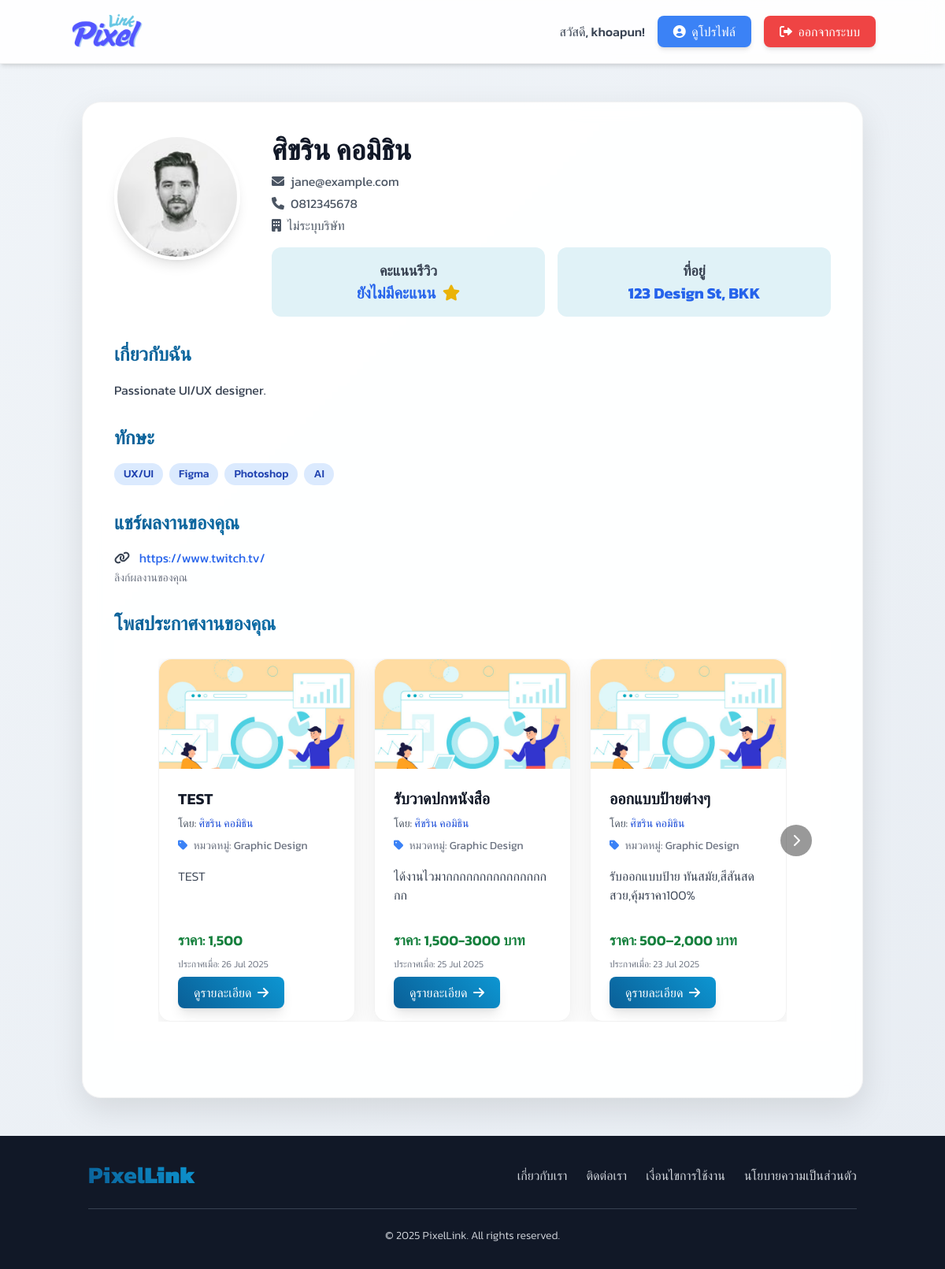
Page /designer/view_profile.php?user_id=2 (signed in) on the committed database.
### tables this page shows
CREATE TABLE `profiles` (
  `profile_id` int(11) NOT NULL,
  `user_id` int(11) NOT NULL,
  `address` text DEFAULT NULL,
  `company_name` varchar(255) DEFAULT NULL,
  `bio` text DEFAULT NULL,
  `portfolio_url` varchar(255) DEFAULT NULL,
  `skills` text DEFAULT NULL,
  `profile_picture_url` varchar(255) DEFAULT NULL
);

CREATE TABLE `users` (
  `user_id` int(11) NOT NULL,
  `username` varchar(50) NOT NULL,
  `password` varchar(255) NOT NULL,
  `email` varchar(100) NOT NULL,
  `first_name` varchar(100) NOT NULL,
  `last_name` varchar(100) NOT NULL,
  `phone_number` varchar(20) NOT NULL,
  `user_type` enum('admin','designer','client') NOT NULL,
  `registration_date` timestamp NOT NULL DEFAULT current_timestamp(),
  `is_approved` tinyint(1) DEFAULT 0,
  `is_active` tinyint(1) DEFAULT 1,
  `last_login` timestamp NULL DEFAULT NULL
);

CREATE TABLE `job_postings` (
  `post_id` int(11) NOT NULL,
  `designer_id` int(11) NOT NULL,
  `title` varchar(255) NOT NULL,
  `description` text DEFAULT NULL,
  `category_id` int(11) DEFAULT NULL,
  `price_range` varchar(100) DEFAULT NULL,
  `posted_date` timestamp NOT NULL DEFAULT current_timestamp(),
  `status` enum('active','inactive','completed') DEFAULT 'active',
  `client_id` int(11) NOT NULL,
  `main_image_id` int(11) DEFAULT NULL
);

CREATE TABLE `job_categories` (
  `category_id` int(11) NOT NULL,
  `category_name` varchar(100) NOT NULL
);

### designer/view_profile.php (the view, shortened to what the rows shown need)
<?php
$servername = "localhost";
$username = "root";
$password = "";
$dbname = "pixellink";
$condb = new mysqli($servername, $username, $password, $dbname);
$condb->set_charset("utf8mb4");
$user_id_to_view = isset($_GET['user_id']) ? intval($_GET['user_id']) : 0;
$profile_data = null;
if ($user_id_to_view > 0) {
    $sql_profile = "SELECT
                        p.address,
                        p.company_name,
                        p.bio AS profile_bio,
                        p.portfolio_url,
                        p.skills,
                        p.profile_picture_url AS profile_pic_from_profiles,
                        u.first_name AS user_first_name,
                        u.last_name AS user_last_name,
                        u.email AS user_email,
                        u.phone_number AS user_tel,
                        u.username AS username_from_users
                    FROM profiles AS p
                    JOIN users AS u ON p.user_id = u.user_id
                    WHERE p.user_id = ?";
    $stmt_profile = $condb->prepare($sql_profile);
    if ($stmt_profile === false) {
        error_log("SQL Prepare Error (profile): " . $condb->error);
        die("เกิดข้อผิดพลาดในการเตรียมคำสั่ง SQL: " . $condb->error);
    } else {
        $stmt_profile->bind_param("i", $user_id_to_view);
        $stmt_profile->execute();
        $result_profile = $stmt_profile->get_result();
        $profile_data = $result_profile->fetch_assoc();
    }
    $job_postings_for_profile = [];
    $sql_job_postings_for_profile = "SELECT
                                jp.post_id,
                                jp.title,
                                jp.description,
                                jp.price_range,
                                jp.posted_date,
                                u.first_name,
                                u.last_name,
                                jc.category_name
                            FROM job_postings AS jp
                            JOIN users AS u ON jp.designer_id = u.user_id
                            LEFT JOIN job_categories AS jc ON jp.category_id = jc.category_id
                            WHERE jp.designer_id = ? AND jp.status = 'active'
                            ORDER BY jp.posted_date DESC";
    $stmt_job_postings_for_profile = $condb->prepare($sql_job_postings_for_profile);
    if ($stmt_job_postings_for_profile === false) {
        error_log("SQL Prepare Error (job_postings_for_profile): " . $condb->error);
    } else {
        $stmt_job_postings_for_profile->bind_param("i", $user_id_to_view);
        $stmt_job_postings_for_profile->execute();
        $result_job_postings_for_profile = $stmt_job_postings_for_profile->get_result();
        $job_postings_for_profile = $result_job_postings_for_profile->fetch_all(MYSQLI_ASSOC);
    }
} else {
    $profile_data = null;
}
$display_name = trim(($profile_data['user_first_name'] ?? '') . ' ' . ($profile_data['user_last_name'] ?? '')) ?: ($profile_data['username_from_users'] ?? 'ไม่ระบุชื่อ');
$display_email = $profile_data['user_email'] ?? 'ไม่ระบุอีเมล';
$display_tel = $profile_data['user_tel'] ?? 'ไม่ระบุเบอร์โทรศัพท์';
$display_rating = 'ยังไม่มีคะแนน';
$display_address = $profile_data['address'] ?? 'ไม่ระบุที่อยู่';
$display_company_name = $profile_data['company_name'] ?? 'ไม่ระบุบริษัท';
$display_bio = $profile_data['profile_bio'] ?? 'ยังไม่มีประวัติ';
$display_portfolio_url = $profile_data['portfolio_url'] ?? null;
$display_skills = $profile_data['skills'] ? explode(',', $profile_data['skills']) : [];
?>
<!DOCTYPE html>
<html lang="th">
<head>
    <script src="https://cdn.tailwindcss.com"></script>
    <link rel="stylesheet" href="https://cdnjs.cloudflare.com/ajax/libs/font-awesome/6.0.0-beta3/css/all.min.css">
</head>
<body class="bg-gray-100 min-h-screen flex flex-col">
    <main class="flex-grow container mx-auto px-4 py-8 md:py-12">
        <?php if (!$profile_data): ?>
            <div class="bg-red-100 border border-red-400 text-red-700 px-4 py-3 rounded-lg relative text-center">
                <span class="block sm:inline">ไม่พบข้อมูลโปรไฟล์สำหรับผู้ใช้งานนี้ หรือรหัสผู้ใช้งานไม่ถูกต้อง</span>
            </div>
        <?php else: ?>
            <div class="profile-card p-6 md:p-10 max-w-full mx-auto">
                <div class="flex flex-col md:flex-row items-center md:items-start gap-6 md:gap-10 mb-8">
                    <div class="flex-shrink-0">
                        <img src="../dist/img/user1-128x128.jpg" alt="รูปโปรไฟล์"
                            class="w-32 h-32 md:w-40 md:h-40 rounded-full object-cover shadow-lg border-4 border-white">
                    </div>
                    <div class="text-center md:text-left flex-grow">
                        <h1 class="text-3xl sm:text-4xl font-bold text-gray-900 mb-2 leading-tight">
                            <?= htmlspecialchars($display_name) ?>
                        </h1>
                        <p class="text-md text-gray-600 mb-1">
                            <i class="fas fa-envelope mr-2"></i><?= htmlspecialchars($display_email) ?>
                        </p>
                        <p class="text-md text-gray-600 mb-1">
                            <i class="fas fa-phone mr-2"></i><?= htmlspecialchars($display_tel) ?>
                        </p>
                        <p class="text-md text-gray-600 mb-4">
                            <i class="fas fa-building mr-2"></i><?= htmlspecialchars($display_company_name) ?>
                        </p>
                        <div class="grid grid-cols-1 sm:grid-cols-2 gap-4">
                            <div class="stat-item">
                                <p class="text-gray-700 font-semibold text-lg">คะแนนรีวิว</p>
                                <p class="text-blue-600 text-xl font-bold"><?= htmlspecialchars($display_rating) ?> <i
                                        class="fas fa-star text-yellow-500 ml-1"></i></p>
                            </div>
                            <div class="stat-item">
                                <p class="text-gray-700 font-semibold text-lg">ที่อยู่</p>
                                <p class="text-blue-600 text-xl font-bold line-clamp-1">
                                    <?= htmlspecialchars($display_address) ?>
                                </p>
                            </div>
                        </div>
                    </div>
                </div>
                <div class="mb-8">
                    <h2 class="text-2xl font-semibold text-gradient mb-4">เกี่ยวกับฉัน</h2>
                    <p class="text-gray-700 leading-relaxed">
                        <?= nl2br(htmlspecialchars($display_bio)) ?>
                    </p>
                </div>
                <?php if (!empty($display_skills)): ?>
                    <div class="mb-8">
                        <h2 class="text-2xl font-semibold text-gradient mb-4">ทักษะ</h2>
                        <div class="flex flex-wrap gap-2">
                            <?php foreach ($display_skills as $skill): ?>
                                <span class="bg-blue-100 text-blue-800 text-sm font-medium px-3 py-1 rounded-full">
                                    <?= htmlspecialchars(trim($skill)) ?>
                                </span>
                            <?php endforeach; ?>
                        </div>
                    </div>
                <?php endif; ?>
                <?php if ($display_portfolio_url): ?>
                    <div class="mb-8">
                        <h2 class="text-2xl font-semibold text-gradient mb-4">แชร์ผลงานของคุณ</h2>
                        <p class="text-gray-700">
                            <i class="fas fa-link mr-2"></i><a href="<?= htmlspecialchars($display_portfolio_url) ?>"
                                target="_blank" class="text-blue-600 hover:underline break-words">
                                <?= htmlspecialchars($display_portfolio_url) ?>
                            </a>
                        </p>
                        <p class="text-sm text-gray-500 mt-1">ลิงก์ผลงานของคุณ</p>
                    </div>
                <?php endif; ?>
                <div class="mb-8">
                    <h2 class="text-2xl font-semibold text-gradient mb-1">โพสประกาศงานของคุณ</h2>
                    <section id="available-jobs" class="py-4 md:py-6 bg-white">
                        <div class="container mx-auto px-4 md:px-6">
                            <?php if (empty($job_postings_for_profile)):  ?>
                                <div
                                    class="bg-blue-100 border border-blue-400 text-blue-700 px-4 py-3 rounded-lg relative text-center">
                                    <span class="block sm:inline">ยังไม่มีงานที่แสดงในขณะนี้</span>
                                </div>
                            <?php else: ?>
                                <div class="carousel-container relative">
                                    <div class="carousel-content" id="carouselContent">
                                        <?php foreach ($job_postings_for_profile as $job):  ?>
                                            <div class="card-item animate-card-appear">
                                                <img src="https://source.unsplash.com/400x250/?creative-design,<?= urlencode($job['category_name'] ?? 'web-design') ?>"
                                                    alt="งานที่เปิดรับ: <?= htmlspecialchars($job['title']) ?>" class="card-image"
                                                    onerror="this.onerror=null;this.src='../dist/img/pdpa02.jpg';">
                                                <div class="p-4 md:p-6 flex-grow flex flex-col justify-between">
                                                    <div>
                                                        <h3
                                                            class="text-lg md:text-xl font-semibold text-gray-900 mb-1 md:mb-2 line-clamp-2">
                                                            <?= htmlspecialchars($job['title']) ?>
                                                        </h3>
                                                        <p class="text-xs md:text-sm text-gray-600 mb-1 md:mb-2">โดย: <span
                                                                class="font-medium text-blue-700"><?= htmlspecialchars($job['first_name'] . ' ' . $job['last_name']) ?></span>
                                                        </p>
                                                        <p class="text-xs md:text-sm text-gray-500 mb-2 md:mb-4">
                                                            <i class="fas fa-tag mr-1 text-blue-500"></i> หมวดหมู่: <span
                                                                class="font-normal"><?= htmlspecialchars($job['category_name'] ?? 'ไม่ระบุ') ?></span>
                                                        </p>
                                                        <p
                                                            class="text-sm md:text-base text-gray-700 mb-2 md:mb-4 line-clamp-3 font-light">
                                                            <?= htmlspecialchars($job['description']) ?>
                                                        </p>
                                                    </div>
                                                    <div class="mt-2 md:mt-4">
                                                        <p class="text-base md:text-lg font-semibold text-green-700 mb-1 md:mb-2">ราคา:
                                                            <?= htmlspecialchars($job['price_range'] ?? 'สอบถาม') ?>
                                                        </p>
                                                        <p class="text-xs text-gray-500 mb-2 md:mb-4">ประกาศเมื่อ: <span
                                                                class="font-light"><?= date('d M Y', strtotime($job['posted_date'])) ?></span>
                                                        </p>
                                                        <a href="../job_detail.php?id=<?= $job['post_id'] ?>&type=posting"
                                                            class="btn-primary px-4 py-2 sm:px-5 sm:py-2 rounded-lg font-medium shadow-lg">
                                                            ดูรายละเอียด <i class="fas fa-arrow-right ml-1"></i>
                                                        </a>
                                                    </div>
                                                </div>
                                            </div>
                                        <?php endforeach; ?>
                                    </div>
                                    <button id="nextBtn" class="carousel-button right">
                                        <i class="fas fa-chevron-right"></i>
                                    </button>
                                </div>
                            <?php endif; ?>
                        </div>
                    </section>
                </div>
            </div>
        <?php endif; ?>
    </main>
</body>
</html>

### rows in the picture
profiles: user.last_name "ศิขริน คอมิธิน", user.email "jane@example.com", user.phone_number "0812345678", company_name "ไม่ระบุบริษัท", address "123 Design St, BKK", bio "Passionate UI/UX designer.", skills "UX/UI", skills "Figma", skills "Photoshop", skills "AI", portfolio_url "https://www.twitch.tv/"
job_postings: title "TEST", designer.last_name "ศิขริน คอมิธิน", category.category_name "Graphic Design", description "TEST", price_range "1,500", posted_date "26 Jul 2025"
job_postings: title "รับวาดปกหนังสือ", designer.last_name "ศิขริน คอมิธิน", category.category_name "Graphic Design", description "ได้งานไวมากกกกกกกกกกกกกกกกก", price_range "1,500-3000 บาท", posted_date "25 Jul 2025"
job_postings: title "ออกแบบป้ายต่างๆ", designer.last_name "ศิขริน คอมิธิน", category.category_name "Graphic Design", description "รับออกแบบป้าย ทันสมัย,สีสันสดสวย,คุ้มราคา100%", price_range "500–2,000 บาท", posted_date "23 Jul 2025"

### other values in the picture
$loggedInUserName "khoapun"
$display_rating "ยังไม่มีคะแนน"
